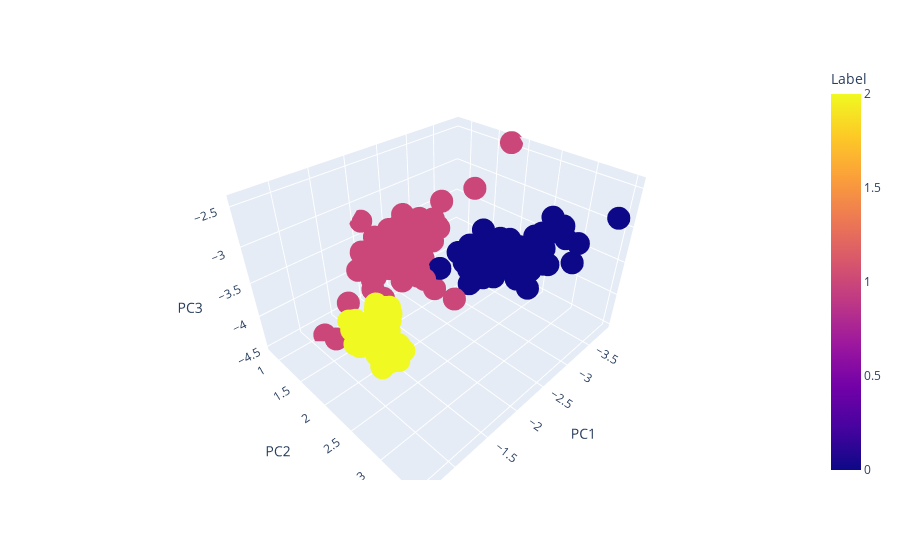

The notebook cell saved with this chart:
### Code cell
px.scatter_3d(principal_df_3d, x="PC1", y="PC2", z="PC3", 
              color="Label", color_discrete_map = {"Joly": "blue", "Bergeron": "violet", "Coderre":"Red"})

### Figure 1 — Plotly figure (JSON) as saved in the notebook; plotly's stock layout.template omitted (floating-point values rounded to 4 significant figures; data arrays with more than 128 entries replaced by an {"elided": "..."} marker saying what was removed)
{"data": [{"hovertemplate": "PC1=%{x}<br>PC2=%{y}<br>PC3=%{z}<br>Label=%{marker.color}<extra></extra>", "legendgroup": "", "marker": {"color": {"elided": "178 int values"}, "coloraxis": "coloraxis", "symbol": "circle"}, "mode": "markers", "name": "", "scene": "scene", "showlegend": false, "type": "scatter3d", "x": {"elided": "178 float values"}, "y": {"elided": "178 float values"}, "z": {"elided": "178 float values"}}], "layout": {"coloraxis": {"colorbar": {"title": {"text": "Label"}}, "colorscale": [[0, "#0d0887"], [0.1111, "#46039f"], [0.2222, "#7201a8"], [0.3333, "#9c179e"], [0.4444, "#bd3786"], [0.5556, "#d8576b"], [0.6667, "#ed7953"], [0.7778, "#fb9f3a"], [0.8889, "#fdca26"], [1, "#f0f921"]]}, "legend": {"tracegroupgap": 0}, "margin": {"t": 60}, "scene": {"domain": {"x": [0, 1], "y": [0, 1]}, "xaxis": {"title": {"text": "PC1"}}, "yaxis": {"title": {"text": "PC2"}}, "zaxis": {"title": {"text": "PC3"}}}}}
